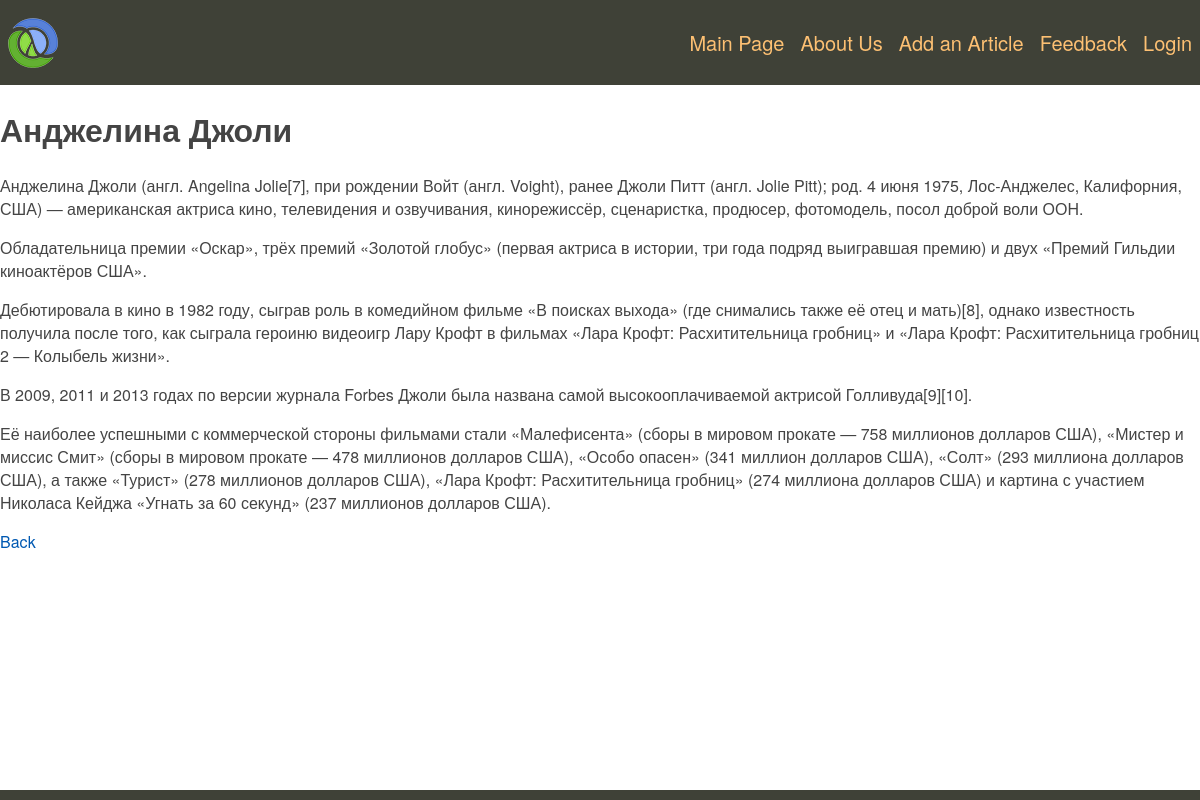
The page /post/andzhelina-dzholi on the database its author committed.
### women/models.py (models this page shows, shortened)
class Women(models.Model):
    class Status(models.IntegerChoices):
        DRAFT = 0, 'draft'
        PUBLISHED = 1, 'published'
    title = models.CharField(max_length=255)
    slug = models.SlugField(max_length=255, blank=True, db_index=True, default='')
    content = models.TextField(blank=True)
    time_create = models.DateTimeField(auto_now_add=True)
    time_update = models.DateTimeField(auto_now=True)
    is_published = models.BooleanField(choices=Status.choices, default=Status.PUBLISHED)
    cat = models.ForeignKey('Category', on_delete=models.PROTECT)
    objects = models.Manager()
    published = PublishedManager()
    class Meta:
        ordering = ['-time_create']
        indexes = [
            models.Index(fields=['-time_create'])
        ]

### women/views.py (the view)
# urls.py: path('post/<slug:post_slug>', views.get_post_by_id, name='post'),
def get_post_by_id(request, post_slug):
    post = get_object_or_404(Women, slug=post_slug)
    data = {
        'title': post.title,
        'menu': menu,
        'post': post,
        'cat_selected': 1,
    }
    return render(request, 'women/post.html', context=data)

### women/templates/women/post.html (shortened to what this page needs)
{% extends 'base.html' %}
{% block content %}
    <h1>{{ post.title }}</h1>
    {{ post.content|linebreaks }}
    <p><a href="{% url 'home' %}">Back</a></p>
{% endblock %}

### women/static/women/css/style.css (style rules this page uses)
*, *:before, *:after { -webkit-box-sizing: border-box; -moz-box-sizing: border-box; box-sizing: border-box; }
html, body { font-family: "Helvetica Neue", Helvetica, Arial, sans-serif; margin: 0; padding: 0; height: 100%; width: 100%; color: #444; }
a { color: #0059b2; text-decoration: none; }

### rows shown on the page
Women: title "Анджелина Джоли", content "Анджелина Джоли (англ. Angelina Jolie[7], при рождении Войт (англ. Voight), ранее Джоли Питт (англ. Jolie Pitt); род. 4 июня 1975, Лос-Анджелес, Калифорния, США) — американская актриса кино, телевидения и озвучивания, кинорежиссёр, сценаристка, продюсер, фотомодель, посол доброй воли ООН. Обладательница премии «Оскар», трёх премий «Золотой глобус» (первая актриса в истории, три года подряд выигравшая премию) и двух «Премий Гильдии киноактёров США». Дебютировала в кино в 1982 году, сыграв роль в комедийном фильме «В поисках выхода» (где снимались также её отец и мать)[8], однако известность получила после того, как сыграла героиню видеоигр Лару Крофт в фильмах «Лара Крофт: Расхитительница…"

### other values the page prints
{{ description }} "Main Page" "About Us" "Add an Article" "Feedback" "Login"
